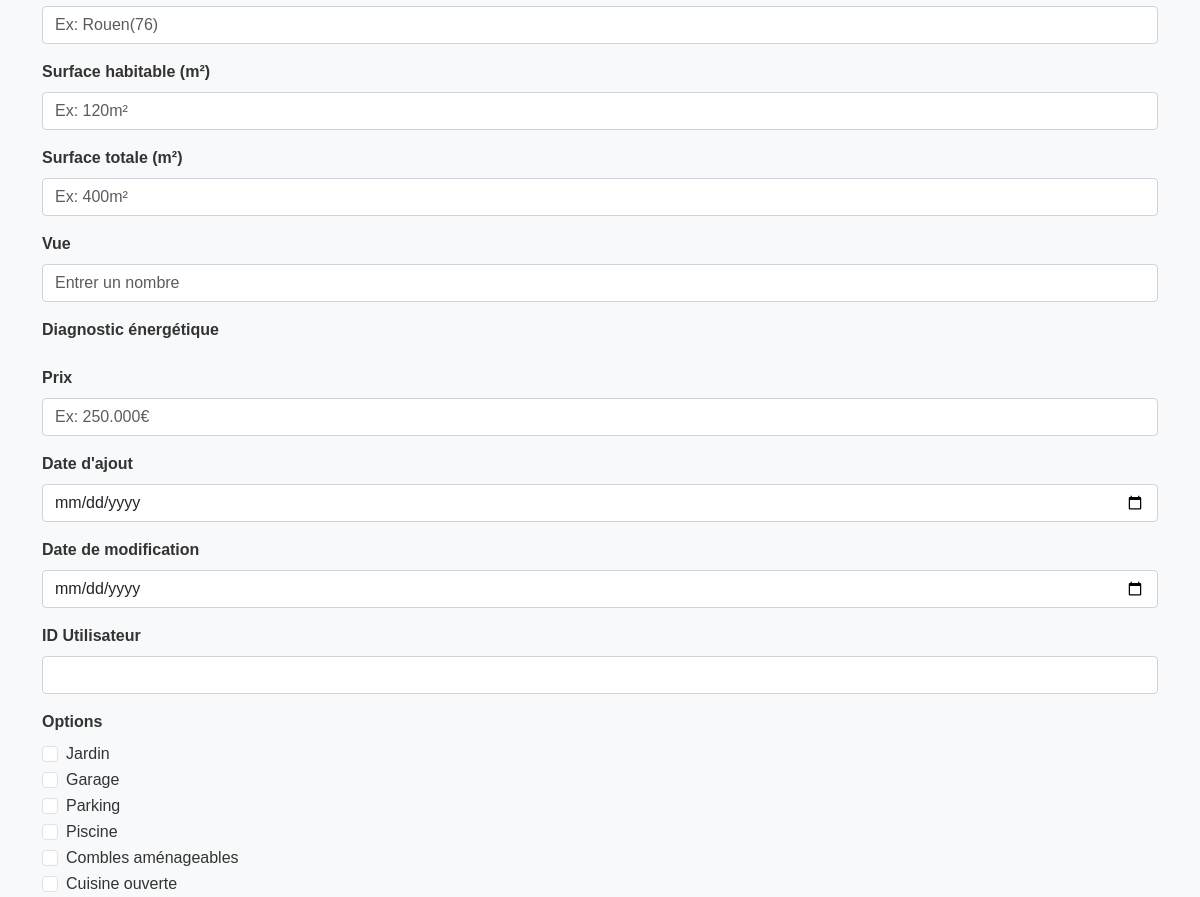
The page /create_announce.php (middle part) on the database as committed earlier.
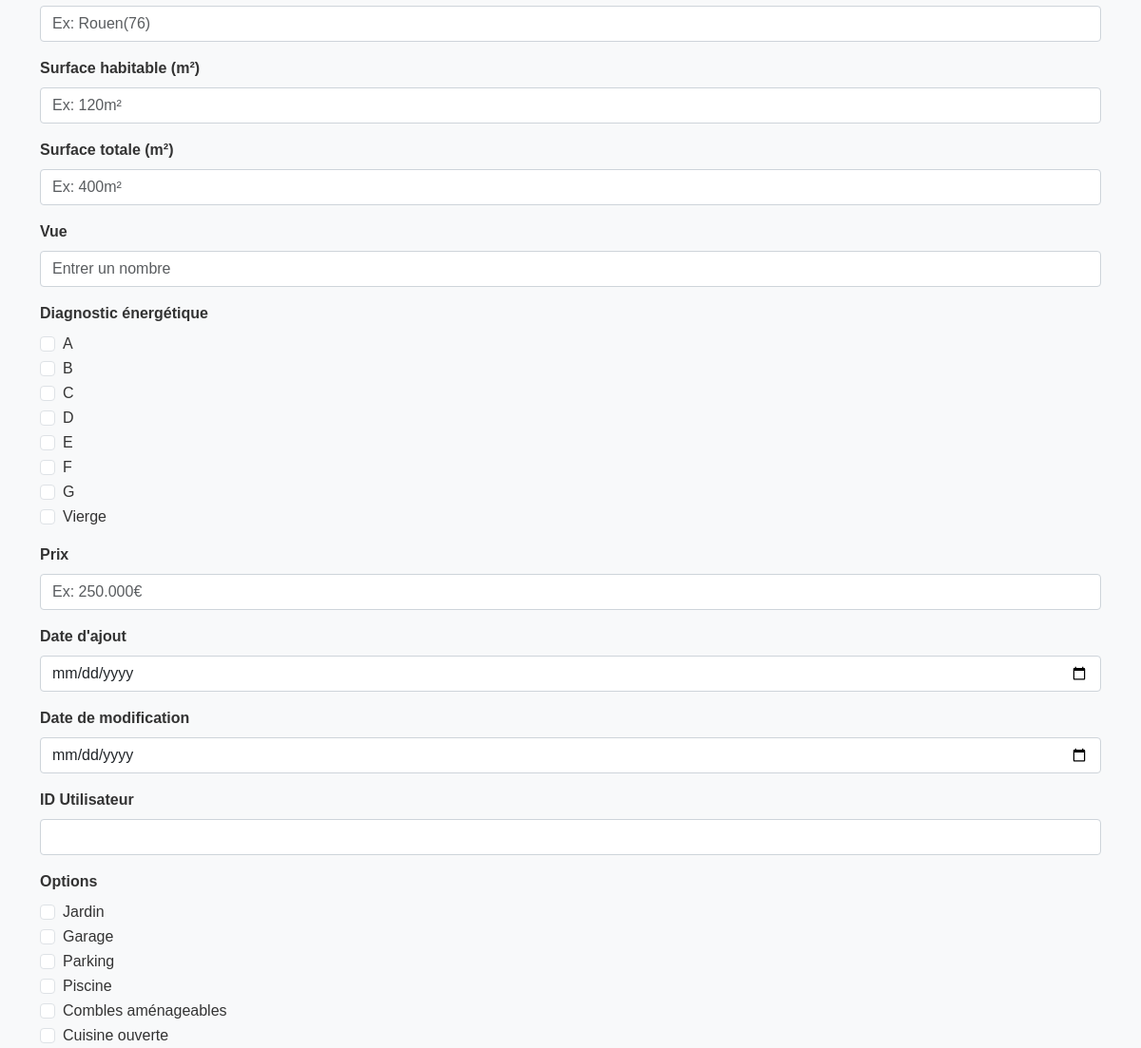
The same page on the database as committed later.
### tables this page shows
CREATE TABLE `waz_options` (
  `option_id` int(11) NOT NULL,
  `option_libelle` varchar(250) NOT NULL
);

CREATE TABLE `waz_diag_energie` (
  `diag_energie_id` int(11) NOT NULL,
  `diag_energie_libelle` varchar(50) NOT NULL
);

### create_announce.php (the view, shortened to what this page needs)
<?php include 'includes/header.php'; ?>
<?php
$stmt = $pdo->prepare("SELECT option_id, option_libelle FROM waz_options");
$stmt->execute();
$options = $stmt->fetchAll(PDO::FETCH_ASSOC);
$stmt = $pdo->prepare("SELECT diag_energie_id, diag_energie_libelle FROM waz_diag_energie");
$stmt->execute();
$diag_energies = $stmt->fetchAll(PDO::FETCH_ASSOC);
?>
<main>
    <div class="container mt-4">
        <form id="announceForm" method="post" enctype="multipart/form-data" onsubmit="return validateForm()">
            <div class="mb-3">
                <input type="text" class="form-control" placeholder="Ex: Rouen(76)" id="ann_localisation" name="ann_localisation" required>
            </div>
            <div class="mb-3">
                <label for="ann_surf_hab" class="form-label">Surface habitable (m²)</label>
                <input type="number" class="form-control" placeholder="Ex: 120m²" id="ann_surf_hab" name="ann_surf_hab" required>
            </div>
            <div class="mb-3">
                <label for="ann_suf_total" class="form-label">Surface totale (m²)</label>
                <input type="number" class="form-control"placeholder="Ex: 400m²"  id="ann_suf_total" name="ann_suf_total" required>
            </div>
            <div class="mb-3">
                <label for="ann_vue" class="form-label">Vue</label>
                <input type="number" class="form-control" placeholder="Entrer un nombre"  id="ann_vue" name="ann_vue" required>
            </div>
            <div class="mb-3">
                <label for="ann_diag_energie" class="form-label">Diagnostic énergétique</label>
                <?php foreach ($diag_energies as $diag_energie): ?>
                    <div class="form-check">
                        <input class="form-check-input" type="checkbox" name="ann_diag_energie[]" id="diag_energie_<?php echo $diag_energie['diag_energie_libelle']; ?>" value="<?php echo $diag_energie['diag_energie_libelle']; ?>">
                        <label class="form-check-label" for="diag_energie_<?php echo $diag_energie['diag_energie_libelle']; ?>">
                            <?php echo $diag_energie['diag_energie_libelle']; ?>
                        </label>
                    </div>
                <?php endforeach; ?>
            </div>
            <div class="mb-3">
                <label for="ann_prix_bien" class="form-label">Prix</label>
                <input type="number" class="form-control" placeholder="Ex: 250.000€" id="ann_prix_bien" name="ann_prix_bien" required>
            </div>
            <div class="mb-3">
                <label for="ann_date_ajout" class="form-label">Date d'ajout</label>
                <input type="date" class="form-control" id="ann_date_ajout" name="ann_date_ajout" required>
            </div>
            <div class="mb-3">
                <label for="ann_date_modif" class="form-label">Date de modification</label>
                <input type="date" class="form-control" id="ann_date_modif" name="ann_date_modif" required>
            </div>
            <div class="mb-3">
                <label for="utilisateur_libelle" class="form-label">ID Utilisateur</label>
                <input type="text" class="form-control" id="utilisateur_libelle" name="utilisateur_libelle" required>
            </div>
            <div class="mb-3">
                <label for="options_libelle" class="form-label">Options</label>
                <?php foreach ($options as $option): ?>
                    <div class="form-check">
                        <input class="form-check-input" type="checkbox" name="options_libelle[]" id="option_<?php echo $option['option_libelle']; ?>" value="<?php echo $option['option_libelle']; ?>">
                        <label class="form-check-label" for="option_<?php echo $option['option_libelle']; ?>">
                            <?php echo $option['option_libelle']; ?>
                        </label>
                    </div>
                <?php endforeach; ?>
            </div>
        </form>
    </div>
</main>
<?php include 'includes/footer.php'; ?>

Rows that differ between the two databases and show on the page:
added waz_diag_energie: diag_energie_libelle "A"
added waz_diag_energie: diag_energie_libelle "B"
added waz_diag_energie: diag_energie_libelle "C"
added waz_diag_energie: diag_energie_libelle "D"
added waz_diag_energie: diag_energie_libelle "E"
added waz_diag_energie: diag_energie_libelle "F"
added waz_diag_energie: diag_energie_libelle "G"
added waz_diag_energie: diag_energie_libelle "Vierge"
